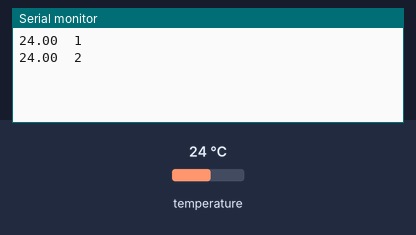
This sketch was run on a simulated Arduino Uno, built with avr-gcc and run on an emulated ATmega328P. Parts: the last lines printed to the serial monitor. Inputs (shaded band) come from the test bench; at power-on: temperature 24 °C.

Above: at 3.5 s.
3.6 s: temperature set to 12 °C
At 4.4 s:
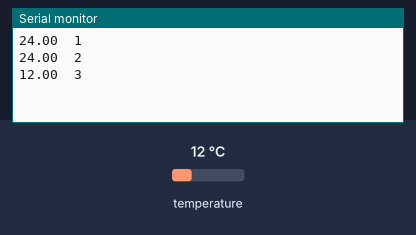
5.1 s: temperature set to 19 °C
At 6.6 s:
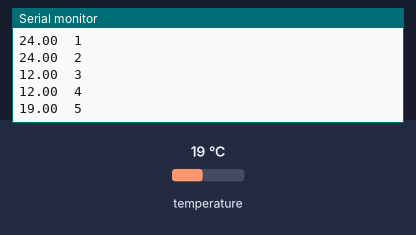
Timing chart, 0 to 8.1 s (numbered marks = the images above; inputs shaded):
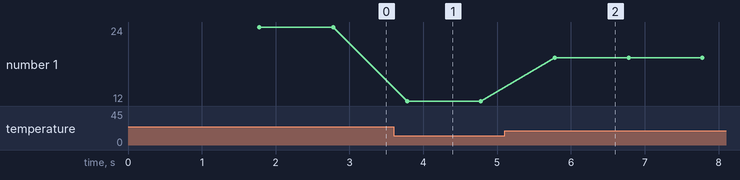

The sketch:

DS18B20_Temperature_Sensor.ino
```cpp
#include <OneWire.h>  //kniznice potrebne k fungovaniu
#include <DallasTemperature.h>

const int busPin = 2; //definovanie Pinu na Arduine, cez ktory budeme nacitavat udaje z teplomera
float teplota; //premenna typu float s teplotou
unsigned long cas; //premenne unsigned long, kvoli velkosti ich maximalnej hodnoty
unsigned long start;
unsigned long sekundy;

OneWire myOneWire(busPin); //nacitanie Onewire Library
DallasTemperature tempSensor(&myOneWire); //nacitanie Dallas Temperature library

void setup() {
  Serial.begin(9600); //spustenie serialu s hodnotou 9600 baudov
  tempSensor.begin(); //spustenie Dallas Temperature kniznice
  start = millis(); //pocitanie casu od spustenia Arduina v milisekundach do premennej start
}

void loop() {
  cas = millis(); //pocitanie casu od spustenia Arduina v milisekundach do premennej cas
  if ((cas-start)>=1000) { //vypisovanie premennych kazdu 1 sekundu
    tempSensor.requestTemperatures(); //vypytanie casu z Dallas kniznice
    teplota = tempSensor.getTempCByIndex(0); //prekonvertovane do stupnov C
    Serial.print(teplota); //teplota v stupnoch C
    Serial.print("  ");
    sekundy = cas/1000; //vydelenie 1000 aby sme z milisekund dostali sekundy
    Serial.print(sekundy); //vypisanie casu v sekundach
    Serial.println();
    start = cas; //synchronizacia nasej premennej cas s casom od startu
    //ak by sme to sem nedali aktualizacia teploty by prebehla vzdy, ked cely kod Arduino spracuje
    //to je okolo 0.6 sekundy, my ale chceme aby sa to aktualizovalo kazdu 1 sekundu
    //casu aktualizacie pri tomto type vypisovania nemoze byt mensi ako cas vypoctu, teda tych cca 0.6 sekund
  }
}
```

Measured:
- after the input at 3.6 s, the serial monitor: prints a new line after 0.18 s (image 1)
- after the input at 5.1 s, the serial monitor: prints a new line after 0.68 s (image 2)
- plotted number 1: 24 → 12 after the input at 3.6 s, 12 → 19 after the input at 5.1 s
